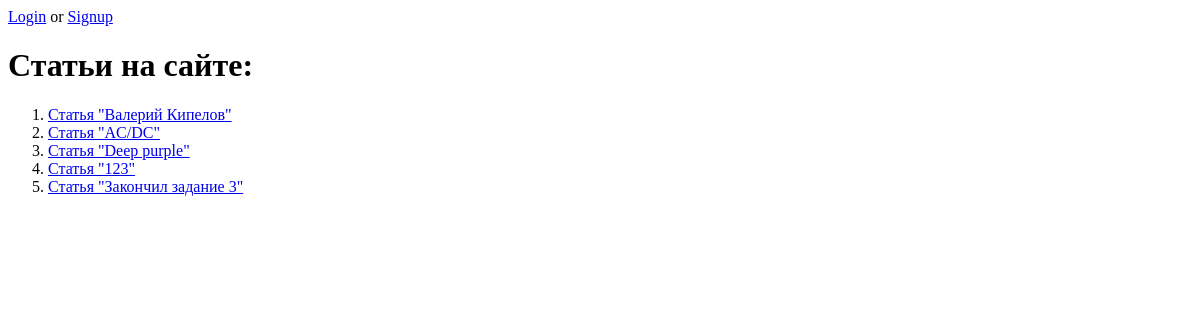
Page /blog/all_articles/ on the earlier database version.
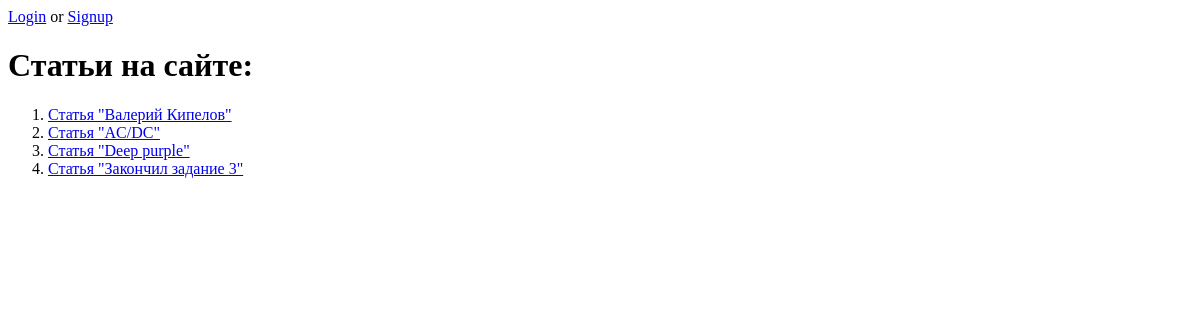
Same page on the later database version.
### blog/models.py (models this page shows, shortened)
class Article(models.Model):
    heading = models.CharField(max_length=100, verbose_name="Заголовок")
    text = models.TextField(verbose_name="Текст")
    slug = models.SlugField(verbose_name="ЧПУ", blank=True, null=True, unique=True)
    def __str__(self):
        return f"Статья \"{self.heading}\""

### blog/views.py (the view)
# urls.py: path("all_articles/", all_articles, name="all_articles"),
def all_articles(request):
    a = Article.objects.all()
    context = {
        "articles": a
    }
    return render(request, "all_articles.html", context)

### blog/templates/all_articles.html (shortened to what this page needs)
{% extends 'base.html' %}
{% block body %}
    <h1>Статьи на сайте:</h1>
    <ol>
        {% for article in articles %}
            <li><a href="../article/{{article.slug}}" >{{ article }}</a></li>
        {% endfor %}
    </ol>
{% endblock %}

Differences in the rows shown:
removed Article: heading "Статья \"123\""
